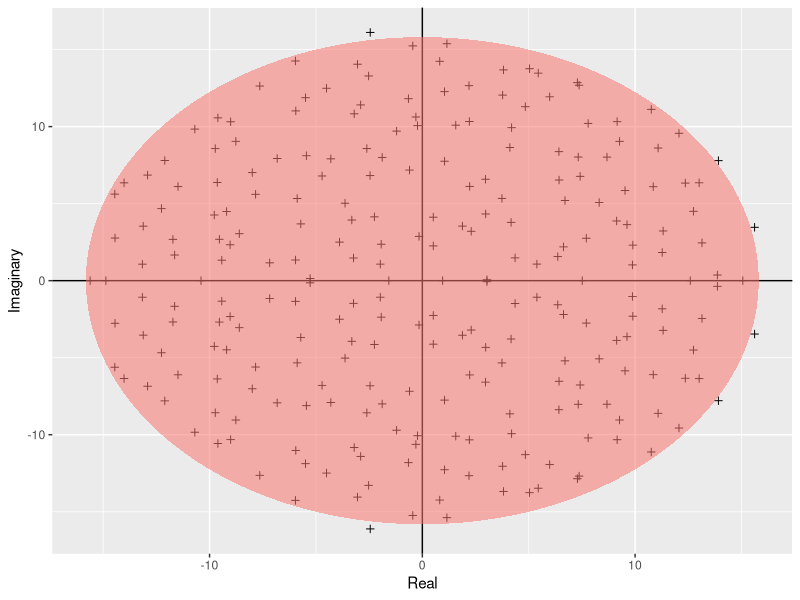

The R source for this figure: (Note: this script raises an error after producing the figure.)
#################### Plotting Girko's Circular Law #################################

# Plots Girko's circular law and saves figure as a pdf. It first builds a function
# that returns an ellipse then and produces a N by N matrix containing randomly 
# normally distributed values. The eigenvalues are calulcated for this matrix and 
# then plotted on an Argand diagram (real numbers on the x-axis and imaginary 
# numbers on the y-axis). Onto this Argand diagram, adds an ellipe with a radius of 
# square root of N to show how the points fit into the shape of this ellipse.

# Author: Lucy Goodyear (lucy.goodyear19@imperial.ac.uk)
# Version: 0.0.1

# clear workspace
rm(list=ls())

# imports
library(ggplot2)

build_ellipse <- function(hradius, vradius){ # function that returns an ellipse
    npoints = 250
    a <- seq(0, 2 * pi, length = npoints + 1)
    x <- hradius * cos(a)
    y <- vradius * sin(a)
    return(data.frame(x = x, y= y))
} 

N <- 250 # assign size of matrix

M <- matrix(rnorm(N * N), N, N) # build the matrix

eigvals <- eigen(M)$values # find the eigenvalues

eigDF <- data.frame("Real" = Re(eigvals), "Imaginary" = Im(eigvals)) # build a dataframe

my_radius <- sqrt(N) # The radius of the circle is sqrt(N)

ellDF <- build_ellipse(my_radius, my_radius) # dataframe to plot the ellipse

names(ellDF) <- c("Real", "Imaginary") # rename the columns

# plot the eigenvalues
p <- ggplot(eigDF, aes(x = Real, y = Imaginary))
p <- p +
  geom_point(shape = I(3)) +
  theme(legend.position = "none")

# now add the vertical and horizontal line
p <- p + geom_hline(aes(yintercept = 0))
p <- p + geom_vline(aes(xintercept = 0))

# finally, add the ellipse
p <- p + geom_polygon(data = ellDF, aes(x = Real, y = Imaginary, alpha = 1/20, fill = "red"))

# print plot to pdf
pdf("../Results/Girko.pdf")
p
dev.off()


